Frame 1 (no input): blank canvas, image omitted
Frame 60 (the mouse pressed at the canvas centre just before this capture): blank canvas, image omitted
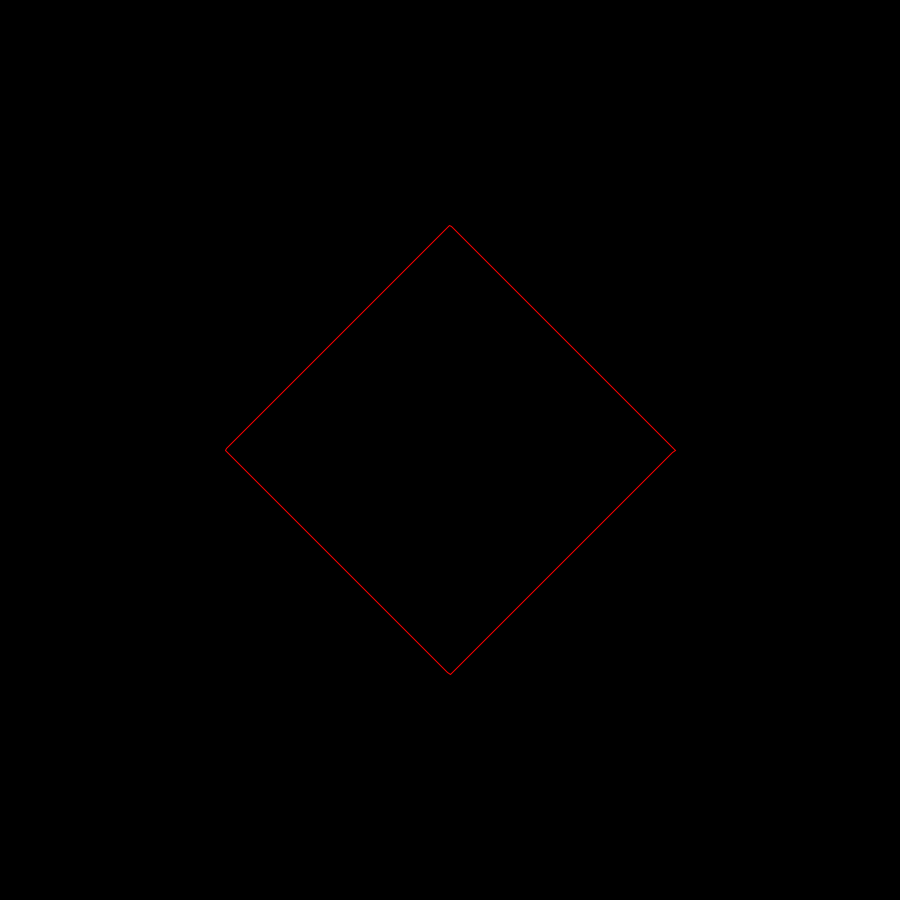
Frame 120 (the mouse held since frame 60 and released just before this capture)

The Processing sketch whose frames 1 and 60 were blank and that drew this single picture after the mouse press (run headless with seeded random() and noise(); from frame 60 on, the mouse is pressed at the canvas centre):

// Processing sketch: SuperFormula
// ── SuperFormula.pde
void setup()
{
  size(900, 900);
}

void draw()
{
  background(0);
  translate(width/2, height/2);
  
  noFill();
  stroke(255,0,0);
  
  beginShape();
  
  for(float theta=0; theta<TWO_PI; theta+=0.01)
  {
    float raio = r(theta, 
                   mouseX/100.0, // a
                   mouseY/100.0, // b
                   4, // m
                   1, // n1
                   1, // n2
                   1  // n3
                   );
    float x = raio * cos(theta) * 50;
    float y = raio * sin(theta) * 50;
    
    vertex(x, y);
  }
  
  endShape(CLOSE);
  
}

float r(float theta, float a, float b, float m, float n1, float n2, float n3)
{
  return pow(pow(abs(cos((m*theta)/4.0)/a), n2) + 
  pow(abs(sin((m*theta)/4.0)/b), n3), -1.0 / n1);
}
